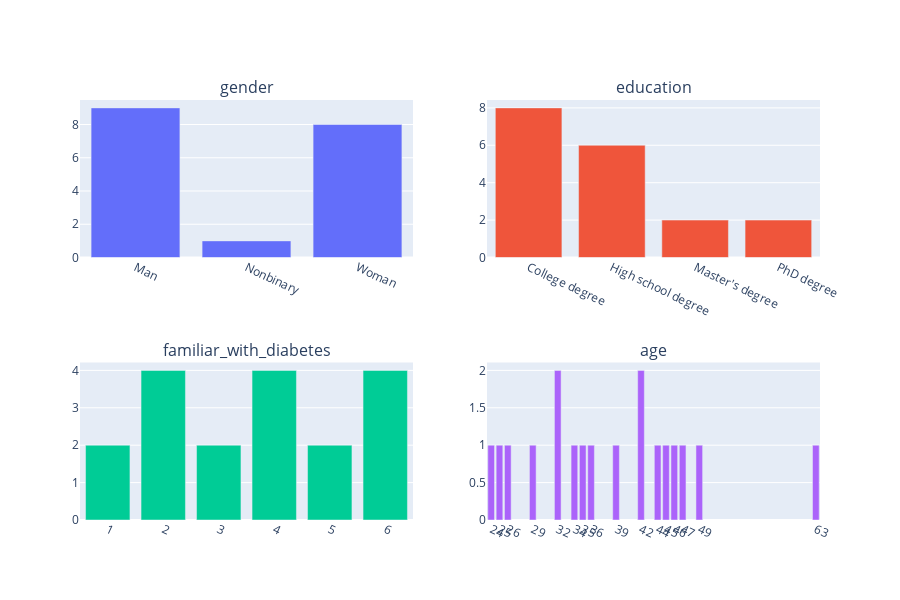

Here is the notebook cell this chart was saved with:
### Code cell
# participants info

filtered_df = df[df['condition'] == CONDITION]
cols = ["gender", "education", "familiar_with_diabetes", "age"]

num_columns = len(cols)
num_rows = (num_columns + 1) // 2
fig = make_subplots(rows=num_rows, cols=2, vertical_spacing=0.25, subplot_titles=cols)

for i, column in enumerate(cols):
    counts = filtered_df[column].value_counts().sort_index()
    x_values = counts.index
    y_values = counts.values
    
    row = i // 2 + 1
    col = i % 2 + 1
    
    fig.add_trace(
        go.Bar(x=x_values, y=y_values, name=column),
        row=row, col=col,
    )
    fig.update_xaxes(
        tickvals=x_values,
        ticktext=[str(val) for val in x_values],
        row=row, col=col,
        tickangle=25,
        tickmode='array'
    )


fig.update_layout(
    height=300 * num_rows,
    showlegend=False
)

fig.show()

### Figure 1 — Plotly figure (JSON) as saved in the notebook; plotly's stock layout.template omitted (floating-point values rounded to 4 significant figures)
{"data": [{"name": "gender", "type": "bar", "x": ["Man", "Nonbinary", "Woman"], "xaxis": "x", "y": [9, 1, 8], "yaxis": "y"}, {"name": "education", "type": "bar", "x": ["College degree", "High school degree", "Master's degree", "PhD degree"], "xaxis": "x2", "y": [8, 6, 2, 2], "yaxis": "y2"}, {"name": "familiar_with_diabetes", "type": "bar", "x": [1, 2, 3, 4, 5, 6], "xaxis": "x3", "y": [2, 4, 2, 4, 2, 4], "yaxis": "y3"}, {"name": "age", "type": "bar", "x": [24, 25, 26, 29, 32, 34, 35, 36, 39, 42, 44, 45, 46, 47, 49, 63], "xaxis": "x4", "y": [1, 1, 1, 1, 2, 1, 1, 1, 1, 2, 1, 1, 1, 1, 1, 1], "yaxis": "y4"}], "layout": {"annotations": [{"font": {"size": 16}, "showarrow": false, "text": "gender", "x": 0.225, "xanchor": "center", "xref": "paper", "y": 1, "yanchor": "bottom", "yref": "paper"}, {"font": {"size": 16}, "showarrow": false, "text": "education", "x": 0.775, "xanchor": "center", "xref": "paper", "y": 1, "yanchor": "bottom", "yref": "paper"}, {"font": {"size": 16}, "showarrow": false, "text": "familiar_with_diabetes", "x": 0.225, "xanchor": "center", "xref": "paper", "y": 0.375, "yanchor": "bottom", "yref": "paper"}, {"font": {"size": 16}, "showarrow": false, "text": "age", "x": 0.775, "xanchor": "center", "xref": "paper", "y": 0.375, "yanchor": "bottom", "yref": "paper"}], "height": 600, "showlegend": false, "xaxis": {"anchor": "y", "domain": [0, 0.45], "tickangle": 25, "tickmode": "array", "ticktext": ["Man", "Nonbinary", "Woman"], "tickvals": ["Man", "Nonbinary", "Woman"]}, "xaxis2": {"anchor": "y2", "domain": [0.55, 1], "tickangle": 25, "tickmode": "array", "ticktext": ["College degree", "High school degree", "Master's degree", "PhD degree"], "tickvals": ["College degree", "High school degree", "Master's degree", "PhD degree"]}, "xaxis3": {"anchor": "y3", "domain": [0, 0.45], "tickangle": 25, "tickmode": "array", "ticktext": ["1", "2", "3", "4", "5", "6"], "tickvals": [1, 2, 3, 4, 5, 6]}, "xaxis4": {"anchor": "y4", "domain": [0.55, 1], "tickangle": 25, "tickmode": "array", "ticktext": ["24", "25", "26", "29", "32", "34", "35", "36", "39", "42", "44", "45", "46", "47", "49", "63"], "tickvals": [24, 25, 26, 29, 32, 34, 35, 36, 39, 42, 44, 45, 46, 47, 49, 63]}, "yaxis": {"anchor": "x", "domain": [0.625, 1]}, "yaxis2": {"anchor": "x2", "domain": [0.625, 1]}, "yaxis3": {"anchor": "x3", "domain": [0, 0.375]}, "yaxis4": {"anchor": "x4", "domain": [0, 0.375]}}}
